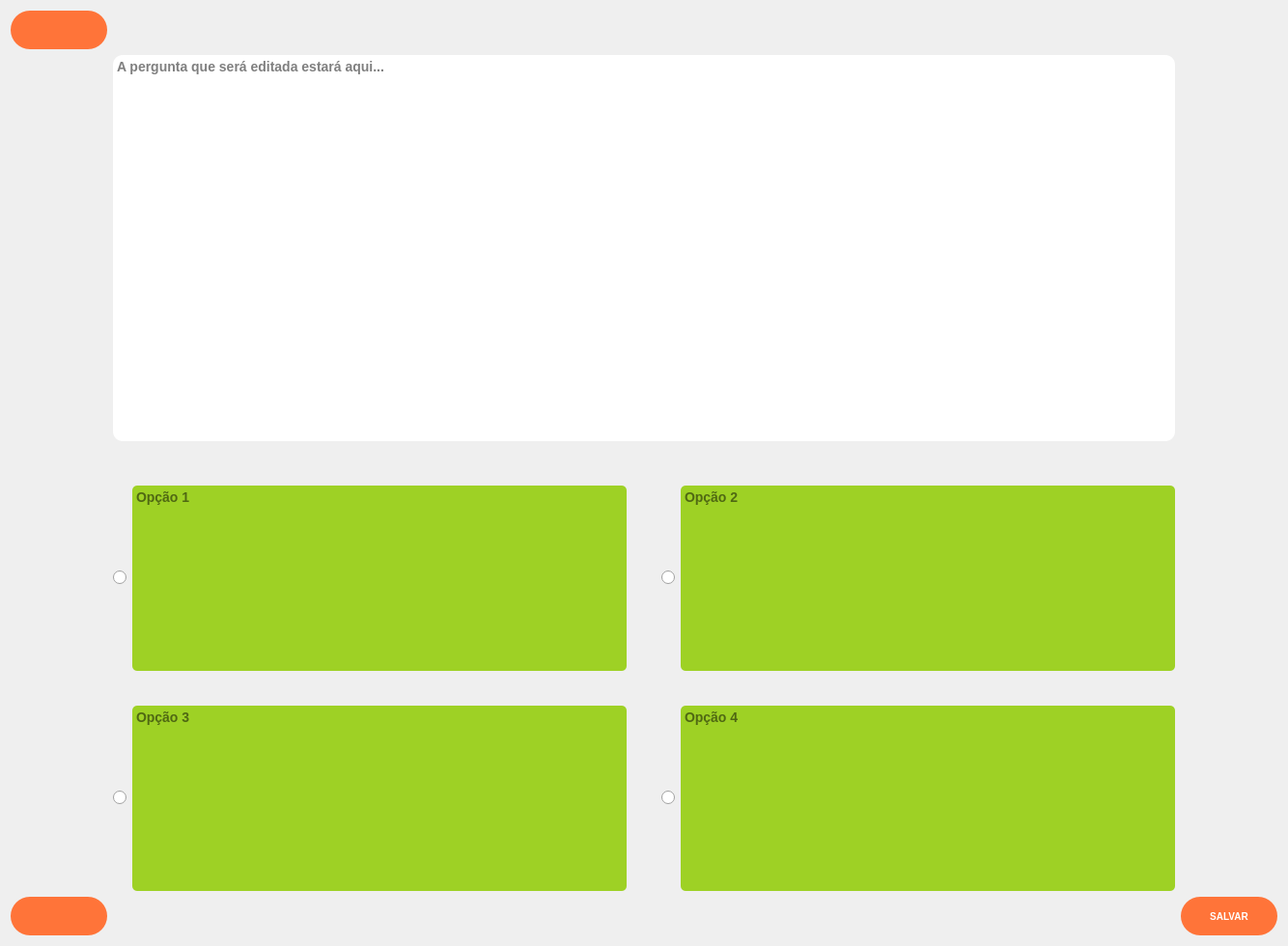
      <widget class="QWidget" name="editarPergunta">
       <layout class="QGridLayout" name="gridLayout_12">
        <item row="1" column="0">
         <spacer name="horizontalSpacer_10">
          <property name="orientation">
           <enum>Qt::Horizontal</enum>
          </property>
          <property name="sizeType">
           <enum>QSizePolicy::Minimum</enum>
          </property>
          <property name="sizeHint" stdset="0">
           <size>
            <width>30</width>
            <height>20</height>
           </size>
          </property>
         </spacer>
        </item>
        <item row="4" column="0">
         <widget class="QPushButton" name="pushButton_voltar_editar_pergunta">
          <property name="cursor">
           <cursorShape>PointingHandCursor</cursorShape>
          </property>
          <property name="styleSheet">
           <string notr="true">QPushButton {
	background-color: #FF7439;
	border-radius: 20px;
	border: none;
	color: #fff;
	font-size: 10px;
	font-weight: bold;
	min-width: 100px;
	min-height: 40px;
}

QPushButton:hover {
	background-color: #c8592d;
}

QPushButton:pressed {
	background-color: #c8592d;
}</string>
          </property>
          <property name="text">
           <string/>
          </property>
         </widget>
        </item>
        <item row="0" column="0">
         <widget class="QPushButton" name="pushButton_inicio_editar_pergunta">
          <property name="cursor">
           <cursorShape>PointingHandCursor</cursorShape>
          </property>
          <property name="styleSheet">
           <string notr="true">QPushButton {
	background-color: #FF7439;
	border-radius: 20px;
	border: none;
	color: #fff;
	font-size: 10px;
	font-weight: bold;
	min-width: 100px;
	min-height: 40px;
}

QPushButton:hover {
	background-color: #c8592d;
}

QPushButton:pressed {
	background-color: #c8592d;
}</string>
          </property>
          <property name="text">
           <string/>
          </property>
         </widget>
        </item>
        <item row="1" column="1">
         <widget class="QTextEdit" name="textEdit_editar_pergunta">
          <property name="cursor" stdset="0">
           <cursorShape>IBeamCursor</cursorShape>
          </property>
          <property name="styleSheet">
           <string notr="true">background-color: white; 
border-radius:10px;
font-size:14px;
font-weight:bold;
min-width: 550px;
min-height: 200px;</string>
          </property>
          <property name="placeholderText">
           <string>A pergunta que será editada estará aqui...</string>
          </property>
         </widget>
        </item>
        <item row="4" column="2">
         <widget class="QPushButton" name="pushButton_salvar_pergunta_editada">
          <property name="cursor">
           <cursorShape>PointingHandCursor</cursorShape>
          </property>
          <property name="focusPolicy">
           <enum>Qt::StrongFocus</enum>
          </property>
          <property name="styleSheet">
           <string notr="true">QPushButton {
	background-color: #FF7439;
	border-radius: 20px;
	border: none;
	color: #fff;
	font-size: 10px;
	font-weight: bold;
	min-width: 100px;
	min-height: 40px;
}

QPushButton:hover {
	background-color: #c8592d;
}

QPushButton:pressed {
	background-color: #c8592d;
}</string>
          </property>
          <property name="text">
           <string>SALVAR</string>
          </property>
         </widget>
        </item>
        <item row="1" column="2">
         <spacer name="horizontalSpacer_11">
          <property name="orientation">
           <enum>Qt::Horizontal</enum>
          </property>
          <property name="sizeType">
           <enum>QSizePolicy::Minimum</enum>
          </property>
          <property name="sizeHint" stdset="0">
           <size>
            <width>30</width>
            <height>20</height>
           </size>
          </property>
         </spacer>
        </item>
        <item row="4" column="1">
         <spacer name="verticalSpacer_13">
          <property name="orientation">
           <enum>Qt::Vertical</enum>
          </property>
          <property name="sizeType">
           <enum>QSizePolicy::Minimum</enum>
          </property>
          <property name="sizeHint" stdset="0">
           <size>
            <width>20</width>
            <height>40</height>
           </size>
          </property>
         </spacer>
        </item>
        <item row="3" column="1">
         <layout class="QGridLayout" name="gridLayout_11">
          <item row="0" column="0">
           <layout class="QHBoxLayout" name="horizontalLayout_3">
            <item>
             <widget class="QRadioButton" name="radioButton_editar_opcao1">
              <property name="cursor">
               <cursorShape>PointingHandCursor</cursorShape>
              </property>
              <property name="autoFillBackground">
               <bool>false</bool>
              </property>
              <property name="styleSheet">
               <string notr="true">QAbstractButton {
background: none;
}</string>
              </property>
              <property name="inputMethodHints">
               <set>Qt::ImhNone</set>
              </property>
              <property name="text">
               <string/>
              </property>
             </widget>
            </item>
            <item>
             <widget class="QTextEdit" name="textEdit_editar_opcao1">
              <property name="cursor" stdset="0">
               <cursorShape>IBeamCursor</cursorShape>
              </property>
              <property name="styleSheet">
               <string notr="true">font-size:14px;
font-weight: bold;
background-color: #9ED125;
border-radius: 5px;
min-width: 220px;
min-height: 60px;</string>
              </property>
              <property name="placeholderText">
               <string>Opção 1 </string>
              </property>
             </widget>
            </item>
           </layout>
          </item>
          <item row="1" column="0">
           <spacer name="verticalSpacer_10">
            <property name="orientation">
             <enum>Qt::Vertical</enum>
            </property>
            <property name="sizeType">
             <enum>QSizePolicy::Minimum</enum>
            </property>
            <property name="sizeHint" stdset="0">
             <size>
              <width>5</width>
              <height>30</height>
             </size>
            </property>
           </spacer>
          </item>
          <item row="0" column="2">
           <layout class="QHBoxLayout" name="horizontalLayout_4">
            <item>
             <widget class="QRadioButton" name="radioButton_editar_opcao2">
              <property name="cursor">
               <cursorShape>PointingHandCursor</cursorShape>
              </property>
              <property name="styleSheet">
               <string notr="true">QAbstractButton {
background: none;
}</string>
              </property>
              <property name="text">
               <string/>
              </property>
             </widget>
            </item>
            <item>
             <widget class="QTextEdit" name="textEdit_editar_opcao2">
              <property name="cursor" stdset="0">
               <cursorShape>IBeamCursor</cursorShape>
              </property>
              <property name="styleSheet">
               <string notr="true">font-size:14px;
font-weight: bold;
background-color: #9ED125;
border-radius: 5px;
min-width: 220px;
min-height: 60px;</string>
              </property>
              <property name="placeholderText">
               <string>Opção 2</string>
              </property>
             </widget>
            </item>
           </layout>
          </item>
          <item row="0" column="1">
           <spacer name="horizontalSpacer_9">
            <property name="orientation">
             <enum>Qt::Horizontal</enum>
            </property>
            <property name="sizeType">
             <enum>QSizePolicy::Minimum</enum>
            </property>
            <property name="sizeHint" stdset="0">
             <size>
              <width>30</width>
              <height>5</height>
             </size>
            </property>
           </spacer>
          </item>
          <item row="2" column="0">
           <layout class="QHBoxLayout" name="horizontalLayout_5">
            <item>
             <widget class="QRadioButton" name="radioButton_editar_opcao3">
              <property name="cursor">
               <cursorShape>PointingHandCursor</cursorShape>
              </property>
              <property name="styleSheet">
               <string notr="true">QAbstractButton {
background: none;
}</string>
              </property>
              <property name="text">
               <string/>
              </property>
             </widget>
            </item>
            <item>
             <widget class="QTextEdit" name="textEdit_editar_opcao3">
              <property name="cursor" stdset="0">
               <cursorShape>IBeamCursor</cursorShape>
              </property>
              <property name="styleSheet">
               <string notr="true">font-size:14px;
font-weight: bold;
background-color: #9ED125;
border-radius: 5px;
min-width: 220px;
min-height: 60px;</string>
              </property>
              <property name="placeholderText">
               <string>Opção 3</string>
              </property>
             </widget>
            </item>
           </layout>
          </item>
          <item row="2" column="2">
           <layout class="QHBoxLayout" name="horizontalLayout_10">
            <item>
             <widget class="QRadioButton" name="radioButton_editar_opcao4">
              <property name="cursor">
               <cursorShape>PointingHandCursor</cursorShape>
              </property>
              <property name="styleSheet">
               <string notr="true">QAbstractButton {
background: none;
}</string>
              </property>
              <property name="text">
               <string/>
              </property>
             </widget>
            </item>
            <item>
             <widget class="QTextEdit" name="textEdit_editar_opcao4">
              <property name="cursor" stdset="0">
               <cursorShape>IBeamCursor</cursorShape>
              </property>
              <property name="styleSheet">
               <string notr="true">font-size:14px;
font-weight: bold;
background-color: #9ED125;
border-radius: 5px;
min-width: 220px;
min-height: 60px;</string>
              </property>
              <property name="placeholderText">
               <string>Opção 4</string>
              </property>
             </widget>
            </item>
           </layout>
          </item>
         </layout>
        </item>
        <item row="0" column="1">
         <spacer name="verticalSpacer_11">
          <property name="orientation">
           <enum>Qt::Vertical</enum>
          </property>
          <property name="sizeType">
           <enum>QSizePolicy::Minimum</enum>
          </property>
          <property name="sizeHint" stdset="0">
           <size>
            <width>20</width>
            <height>40</height>
           </size>
          </property>
         </spacer>
        </item>
        <item row="2" column="1">
         <spacer name="verticalSpacer_14">
          <property name="orientation">
           <enum>Qt::Vertical</enum>
          </property>
          <property name="sizeType">
           <enum>QSizePolicy::Minimum</enum>
          </property>
          <property name="sizeHint" stdset="0">
           <size>
            <width>20</width>
            <height>40</height>
           </size>
          </property>
         </spacer>
        </item>
       </layout>
      </widget>
